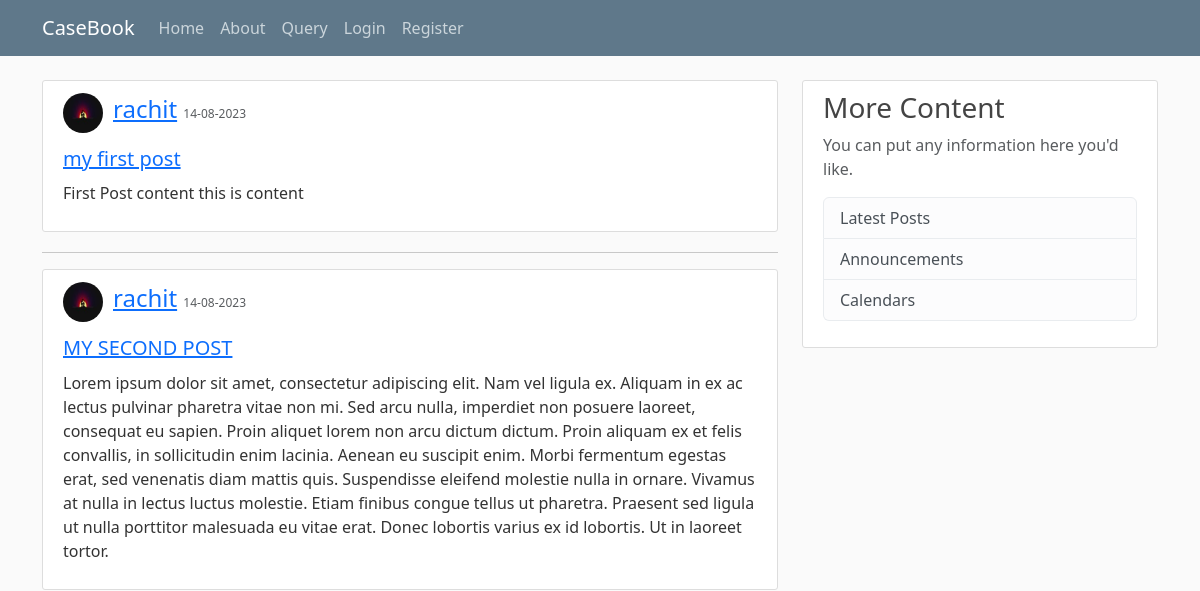
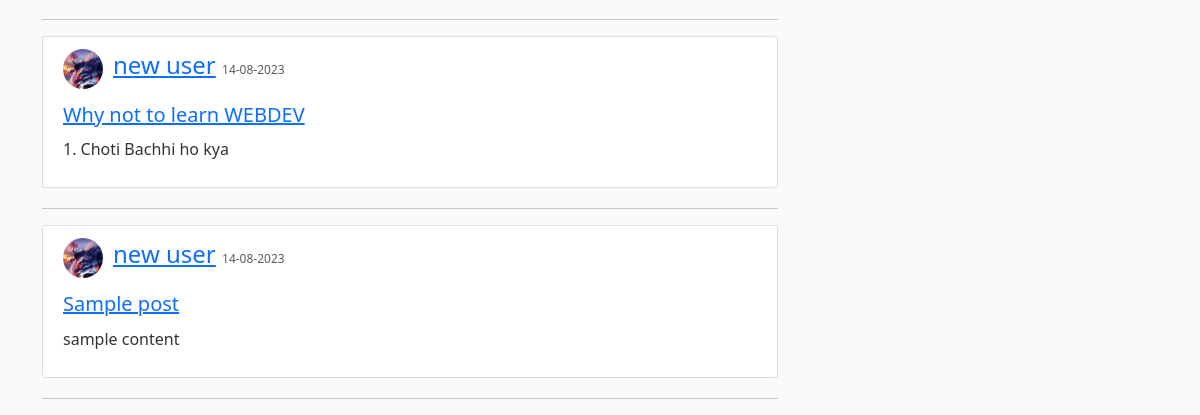
Page /home on the earlier database version (2 pictures, top to bottom).
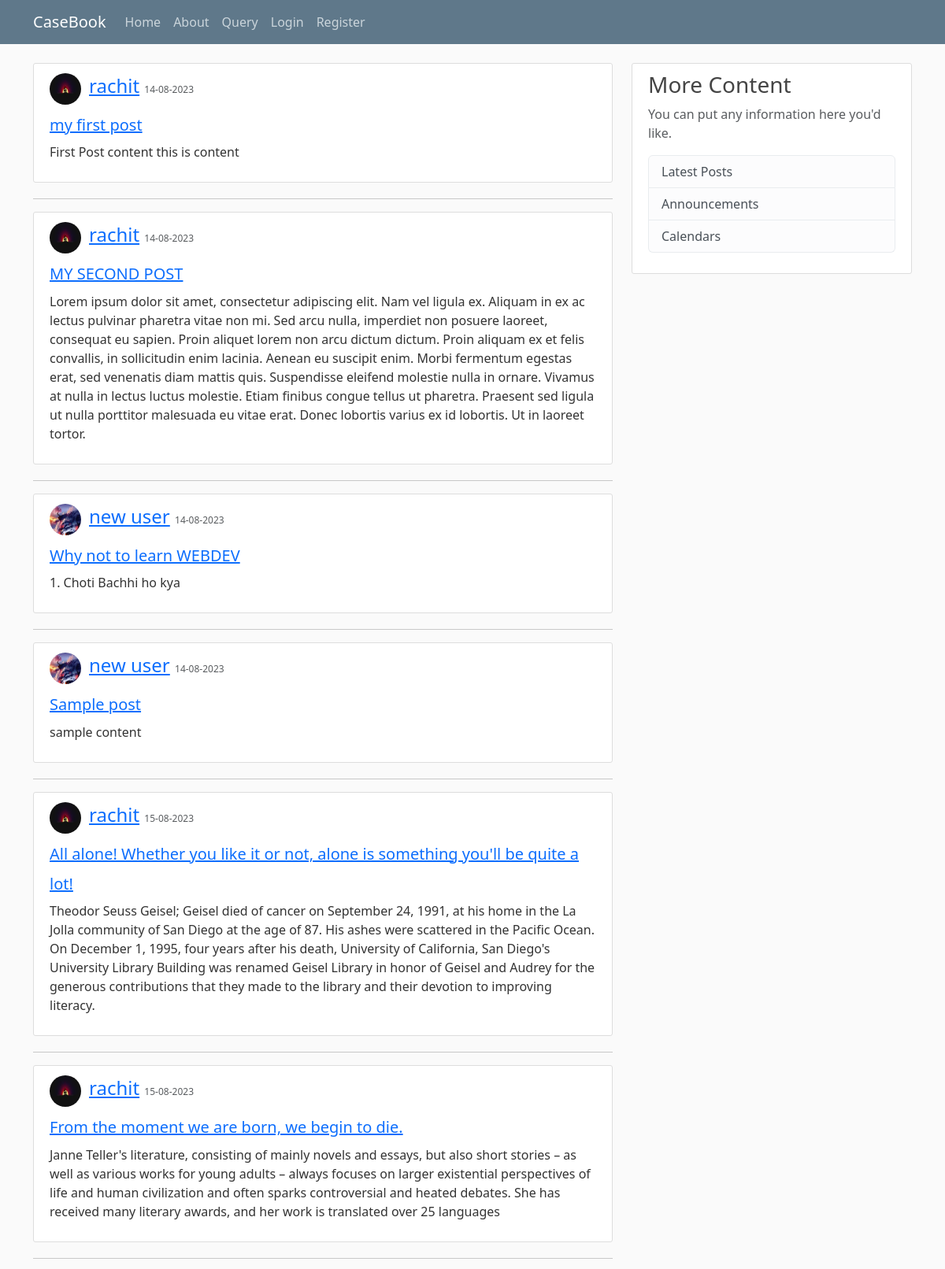
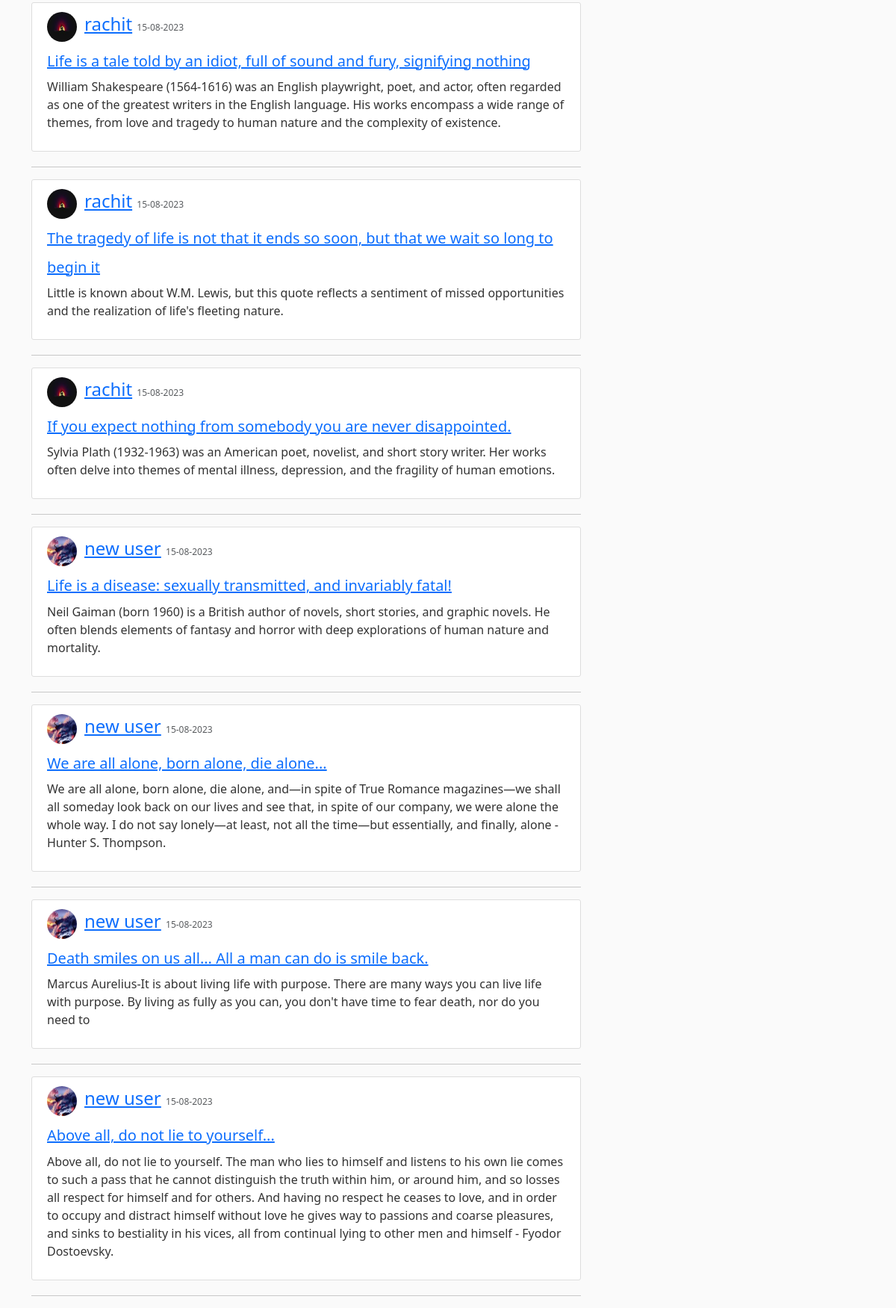
Same page on the later database version (2 pictures, top to bottom).
### blogsite/models.py (models this page shows, shortened)
class Post(db.Model):
    id = db.Column(db.Integer, primary_key=True)
    title = db.Column(db.String(50), nullable=False)
    date_posted = db.Column(db.DateTime, nullable=False, default=datetime.utcnow)
    content = db.Column(db.Text, nullable=False)
    user_id = db.Column(db.Integer, db.ForeignKey('user.id'), nullable=False)

class User(db.Model, UserMixin):
    id = db.Column(db.Integer, primary_key=True)
    username = db.Column(db.String(20), unique=True, nullable=False)
    email = db.Column(db.String(100), unique=True, nullable=False)
    img_file = db.Column(db.String(20), nullable=False, default='default.jpeg')
    password = db.Column(db.String(60), nullable=False)
    posts = db.relationship('Post', backref='author', lazy=True)

### blogsite/routes.py (the view)
@app.route('/')
@app.route('/home')
def home():
    return render_template('home.html',posts=Post.query.all(),page_title='CaseBook')

### blogsite/templates/home.html
{% extends "layout.html" %}
{% block page_content %}
{% for post in posts %}
<article class="media content-section">
  <div class="d-flex align-items-center">
    <img class="img-fluid rounded-circle article-img mr-3"
      src="{{ url_for('static',filename='profile_pic/'+post.author.img_file) }}" alt="Profile Photo of author">
    <div style="margin-left: 10px;">
      <div class="article-metadata">
        <a class="mr-2" href="#">{{ post.author.username }}</a>
        <small class="text-muted" style="font-size: 0.75rem;">{{ post.date_posted.strftime('%d-%m-%Y') }}</small>
      </div>
    </div>
  </div>
  <div class="media-body">
    <h2><a class="article-title" href="{{ url_for('post',post_id=post.id) }}">{{ post.title }}</a></h2>
    <p class="article-content">{{ post.content }}</p>
  </div>
</article>
<hr>
{% endfor %}
{% endblock page_content %}

### blogsite/templates/layout.html (shortened to what this page needs)
<!DOCTYPE html>
<html lang="en">
<head>
    <link href="https://cdn.jsdelivr.net/npm/bootstrap@5.3.1/dist/css/bootstrap.min.css" rel="stylesheet">
    <link rel="stylesheet" type="text/css" href="{{ url_for('static', filename='temp_style.css') }}">
</head>
<body>
    <header class="site-header">
        <nav class="navbar navbar-expand-md navbar-dark bg-steel fixed-top">
          <div class="container">
            <a class="navbar-brand mr-4" href="/">CaseBook</a>
            <div class="collapse navbar-collapse" id="navbarToggle">
              <div class="navbar-nav mr-auto">
                <a class="nav-item nav-link" href="{{ url_for('home') }}">Home</a>
                <a class="nav-item nav-link" href="{{ url_for('about') }}">About</a>
                <a class="nav-item nav-link" href="{{ url_for('query') }}">Query</a>
              </div>
              <div class="navbar-nav">
                {% if current_user.is_authenticated %}
                  <a class="nav-item nav-link" href="{{ url_for('new_post') }}">New Post</a>
                  <a class="nav-item nav-link" href="{{ url_for('account') }}">Account</a>
                  <a class="nav-item nav-link" href="{{ url_for('logout') }}">Logout</a>
                {% else %}
                  <a class="nav-item nav-link" href="{{ url_for('login') }}">Login</a>
                  <a class="nav-item nav-link" href="{{ url_for('register') }}">Register</a>
                {% endif %}
              </div>
            </div>
          </div>
        </nav>
    </header>
    <main role="main" class="container">
        <div class="row">
          <div class="col-md-8">
            {% block page_content %}{% endblock %}
          </div>
          <div class="col-md-4">
            <div class="content-section">
              <h3>More Content</h3>
              <p class='text-muted'>You can put any information here you'd like.
                <ul class="list-group">
                  <li class="list-group-item list-group-item-light">Latest Posts</li>
                  <li class="list-group-item list-group-item-light">Announcements</li>
                  <li class="list-group-item list-group-item-light">Calendars</li>
                </ul>
              </p>
            </div>
          </div>
        </div>
      </main>
</body>
</html>

### blogsite/static/temp_style.css (style rules this page uses)
body { background: #fafafa; color: #333333; margin-top: 5rem; }
h1, h2, h3, h4, h5, h6 { color: #444444; }
.bg-steel { background-color: #5f788a; }
.site-header .navbar-nav .nav-link { color: #cbd5db; }
.content-section { background: #ffffff; padding: 10px 20px; border: 1px solid #dddddd; border-radius: 3px; margin-bottom: 20px; }
.article-title { font-size: 1.25rem; }
.article-content { margin-top: 0.5rem; }
.article-img { height: 40px; width: 40px; }
.article-metadata { font-size: 1.5rem; margin-bottom: 0.5rem; }

Differences in the rows shown:
added Post: img_file (picture), author.username "rachit", date_posted "15-08-2023", title "All alone! Whether you like it or not, alone is something you'll be quite a lot!", content "Theodor Seuss Geisel; Geisel died of cancer on September 24, 1991, at his home in the La Jolla community of San Diego at the age of 87. His ashes were scattered in the Pacific Ocean. On December 1, 1995, four years after his death, University of California, San Diego's University Library Building was renamed Geisel Library in honor of Geisel and Audrey for the generous contributions that they made to the library and their devotion to improving literacy."
added Post: img_file (picture), author.username "rachit", date_posted "15-08-2023", title "From the moment we are born, we begin to die.", content "Janne Teller's literature, consisting of mainly novels and essays, but also short stories – as well as various works for young adults – always focuses on larger existential perspectives of life and human civilization and often sparks controversial and heated debates. She has received many literary awards, and her work is translated over 25 languages"
added Post: img_file (picture), author.username "rachit", date_posted "15-08-2023", title "Life is a tale told by an idiot, full of sound and fury, signifying nothing", content "William Shakespeare (1564-1616) was an English playwright, poet, and actor, often regarded as one of the greatest writers in the English language. His works encompass a wide range of themes, from love and tragedy to human nature and the complexity of existence."
added Post: img_file (picture), author.username "rachit", date_posted "15-08-2023", title "The tragedy of life is not that it ends so soon, but that we wait so long to begin it", content "Little is known about W.M. Lewis, but this quote reflects a sentiment of missed opportunities and the realization of life's fleeting nature."
added Post: img_file (picture), author.username "rachit", date_posted "15-08-2023", title "If you expect nothing from somebody you are never disappointed.", content "Sylvia Plath (1932-1963) was an American poet, novelist, and short story writer. Her works often delve into themes of mental illness, depression, and the fragility of human emotions."
added Post: img_file (picture), author.username "new user", date_posted "15-08-2023", title "Life is a disease: sexually transmitted, and invariably fatal!", content "Neil Gaiman (born 1960) is a British author of novels, short stories, and graphic novels. He often blends elements of fantasy and horror with deep explorations of human nature and mortality."
added Post: img_file (picture), author.username "new user", date_posted "15-08-2023", title "We are all alone, born alone, die alone...", content "We are all alone, born alone, die alone, and—in spite of True Romance magazines—we shall all someday look back on our lives and see that, in spite of our company, we were alone the whole way. I do not say lonely—at least, not all the time—but essentially, and finally, alone - Hunter S. Thompson."
added Post: img_file (picture), author.username "new user", date_posted "15-08-2023", title "Death smiles on us all... All a man can do is smile back.", content "Marcus Aurelius-It is about living life with purpose. There are many ways you can live life with purpose. By living as fully as you can, you don't have time to fear death, nor do you need to"
added Post: img_file (picture), author.username "new user", date_posted "15-08-2023", title "Above all, do not lie to yourself...", content "Above all, do not lie to yourself. The man who lies to himself and listens to his own lie comes to such a pass that he cannot distinguish the truth within him, or around him, and so losses all respect for himself and for others. And having no respect he ceases to love, and in order to occupy and distract himself without love he gives way to passions and coarse pleasures, and sinks to bestiality in his vices, all from continual lying to other men and himself - Fyodor Dostoevsky."
